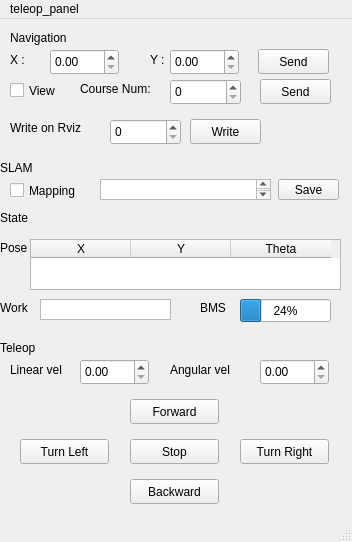
<?xml version="1.0" encoding="UTF-8"?>
<ui version="4.0">
 <class>qt_teleop</class>
 <widget class="QMainWindow" name="qt_teleop">
  <property name="geometry">
   <rect>
    <x>0</x>
    <y>0</y>
    <width>352</width>
    <height>542</height>
   </rect>
  </property>
  <property name="windowTitle">
   <string>qt_teleop</string>
  </property>
  <widget class="QWidget" name="centralwidget">
   <widget class="QLabel" name="X_label">
    <property name="geometry">
     <rect>
      <x>10</x>
      <y>30</y>
      <width>21</width>
      <height>21</height>
     </rect>
    </property>
    <property name="text">
     <string>X :</string>
    </property>
   </widget>
   <widget class="QDoubleSpinBox" name="X_doubleSpinBox">
    <property name="geometry">
     <rect>
      <x>50</x>
      <y>30</y>
      <width>69</width>
      <height>26</height>
     </rect>
    </property>
   </widget>
   <widget class="QLabel" name="Y_label">
    <property name="geometry">
     <rect>
      <x>150</x>
      <y>30</y>
      <width>21</width>
      <height>21</height>
     </rect>
    </property>
    <property name="text">
     <string>Y :</string>
    </property>
   </widget>
   <widget class="QDoubleSpinBox" name="Y_doubleSpinBox">
    <property name="geometry">
     <rect>
      <x>170</x>
      <y>30</y>
      <width>69</width>
      <height>26</height>
     </rect>
    </property>
   </widget>
   <widget class="QPushButton" name="Send_Button">
    <property name="geometry">
     <rect>
      <x>258</x>
      <y>30</y>
      <width>71</width>
      <height>25</height>
     </rect>
    </property>
    <property name="text">
     <string>Send</string>
    </property>
   </widget>
   <widget class="QPushButton" name="Up_Button">
    <property name="geometry">
     <rect>
      <x>130</x>
      <y>380</y>
      <width>89</width>
      <height>25</height>
     </rect>
    </property>
    <property name="text">
     <string>Forward</string>
    </property>
   </widget>
   <widget class="QPushButton" name="Stop_Button">
    <property name="geometry">
     <rect>
      <x>130</x>
      <y>420</y>
      <width>89</width>
      <height>25</height>
     </rect>
    </property>
    <property name="text">
     <string>Stop</string>
    </property>
   </widget>
   <widget class="QPushButton" name="Down_Button">
    <property name="geometry">
     <rect>
      <x>130</x>
      <y>460</y>
      <width>89</width>
      <height>25</height>
     </rect>
    </property>
    <property name="text">
     <string>Backward</string>
    </property>
   </widget>
   <widget class="QPushButton" name="Left_Button">
    <property name="geometry">
     <rect>
      <x>20</x>
      <y>420</y>
      <width>89</width>
      <height>25</height>
     </rect>
    </property>
    <property name="text">
     <string>Turn Left</string>
    </property>
   </widget>
   <widget class="QPushButton" name="RIght_Button">
    <property name="geometry">
     <rect>
      <x>240</x>
      <y>420</y>
      <width>89</width>
      <height>25</height>
     </rect>
    </property>
    <property name="text">
     <string>Turn Right</string>
    </property>
   </widget>
   <widget class="QDoubleSpinBox" name="Linear_doubleSpinBox">
    <property name="geometry">
     <rect>
      <x>80</x>
      <y>340</y>
      <width>69</width>
      <height>26</height>
     </rect>
    </property>
    <property name="maximum">
     <double>1.000000000000000</double>
    </property>
    <property name="singleStep">
     <double>0.010000000000000</double>
    </property>
   </widget>
   <widget class="QLabel" name="LInear_label">
    <property name="geometry">
     <rect>
      <x>10</x>
      <y>340</y>
      <width>67</width>
      <height>21</height>
     </rect>
    </property>
    <property name="text">
     <string>Linear vel</string>
    </property>
   </widget>
   <widget class="QLabel" name="Angular_label">
    <property name="geometry">
     <rect>
      <x>170</x>
      <y>340</y>
      <width>81</width>
      <height>21</height>
     </rect>
    </property>
    <property name="text">
     <string>Angular vel</string>
    </property>
   </widget>
   <widget class="QDoubleSpinBox" name="Angular_doubleSpinBox">
    <property name="geometry">
     <rect>
      <x>260</x>
      <y>340</y>
      <width>69</width>
      <height>26</height>
     </rect>
    </property>
    <property name="maximum">
     <double>1.000000000000000</double>
    </property>
    <property name="singleStep">
     <double>0.100000000000000</double>
    </property>
   </widget>
   <widget class="QLabel" name="label_2">
    <property name="geometry">
     <rect>
      <x>80</x>
      <y>60</y>
      <width>91</width>
      <height>20</height>
     </rect>
    </property>
    <property name="text">
     <string>Course Num: </string>
    </property>
   </widget>
   <widget class="QPushButton" name="Send_Button_3">
    <property name="geometry">
     <rect>
      <x>190</x>
      <y>100</y>
      <width>71</width>
      <height>25</height>
     </rect>
    </property>
    <property name="text">
     <string>Write</string>
    </property>
   </widget>
   <widget class="QLabel" name="label_3">
    <property name="geometry">
     <rect>
      <x>10</x>
      <y>100</y>
      <width>91</width>
      <height>17</height>
     </rect>
    </property>
    <property name="text">
     <string>Write on Rviz</string>
    </property>
   </widget>
   <widget class="QSpinBox" name="spinBox_2">
    <property name="geometry">
     <rect>
      <x>110</x>
      <y>100</y>
      <width>71</width>
      <height>26</height>
     </rect>
    </property>
   </widget>
   <widget class="QCheckBox" name="checkBox">
    <property name="geometry">
     <rect>
      <x>10</x>
      <y>60</y>
      <width>92</width>
      <height>23</height>
     </rect>
    </property>
    <property name="text">
     <string>View</string>
    </property>
   </widget>
   <widget class="QPushButton" name="Send_Button_2">
    <property name="geometry">
     <rect>
      <x>260</x>
      <y>60</y>
      <width>71</width>
      <height>25</height>
     </rect>
    </property>
    <property name="text">
     <string>Send</string>
    </property>
   </widget>
   <widget class="QSpinBox" name="spinBox_3">
    <property name="geometry">
     <rect>
      <x>170</x>
      <y>60</y>
      <width>71</width>
      <height>26</height>
     </rect>
    </property>
    <property name="maximum">
     <number>10000</number>
    </property>
   </widget>
   <widget class="QWidget" name="verticalLayoutWidget">
    <property name="geometry">
     <rect>
      <x>0</x>
      <y>30</y>
      <width>341</width>
      <height>101</height>
     </rect>
    </property>
    <layout class="QVBoxLayout" name="verticalLayout"/>
   </widget>
   <widget class="QLabel" name="label">
    <property name="geometry">
     <rect>
      <x>10</x>
      <y>10</y>
      <width>81</width>
      <height>17</height>
     </rect>
    </property>
    <property name="text">
     <string>Navigation</string>
    </property>
   </widget>
   <widget class="QLabel" name="label_4">
    <property name="geometry">
     <rect>
      <x>0</x>
      <y>140</y>
      <width>41</width>
      <height>17</height>
     </rect>
    </property>
    <property name="text">
     <string>SLAM</string>
    </property>
   </widget>
   <widget class="QWidget" name="verticalLayoutWidget_2">
    <property name="geometry">
     <rect>
      <x>0</x>
      <y>160</y>
      <width>341</width>
      <height>21</height>
     </rect>
    </property>
    <layout class="QVBoxLayout" name="verticalLayout_2"/>
   </widget>
   <widget class="QCheckBox" name="checkBox_2">
    <property name="geometry">
     <rect>
      <x>10</x>
      <y>160</y>
      <width>81</width>
      <height>23</height>
     </rect>
    </property>
    <property name="text">
     <string>Mapping</string>
    </property>
   </widget>
   <widget class="QPlainTextEdit" name="plainTextEdit">
    <property name="geometry">
     <rect>
      <x>100</x>
      <y>160</y>
      <width>171</width>
      <height>21</height>
     </rect>
    </property>
    <property name="tabStopDistance">
     <double>100.000000000000000</double>
    </property>
   </widget>
   <widget class="QPushButton" name="pushButton">
    <property name="geometry">
     <rect>
      <x>278</x>
      <y>160</y>
      <width>61</width>
      <height>21</height>
     </rect>
    </property>
    <property name="text">
     <string>Save</string>
    </property>
   </widget>
   <widget class="QLabel" name="label_5">
    <property name="geometry">
     <rect>
      <x>0</x>
      <y>190</y>
      <width>41</width>
      <height>17</height>
     </rect>
    </property>
    <property name="text">
     <string>State</string>
    </property>
   </widget>
   <widget class="QWidget" name="verticalLayoutWidget_3">
    <property name="geometry">
     <rect>
      <x>0</x>
      <y>210</y>
      <width>341</width>
      <height>101</height>
     </rect>
    </property>
    <layout class="QVBoxLayout" name="verticalLayout_3"/>
   </widget>
   <widget class="QProgressBar" name="progressBar">
    <property name="geometry">
     <rect>
      <x>240</x>
      <y>280</y>
      <width>91</width>
      <height>23</height>
     </rect>
    </property>
    <property name="value">
     <number>24</number>
    </property>
   </widget>
   <widget class="QTableWidget" name="tableWidget">
    <property name="geometry">
     <rect>
      <x>30</x>
      <y>220</y>
      <width>311</width>
      <height>51</height>
     </rect>
    </property>
    <column>
     <property name="text">
      <string>X</string>
     </property>
     <property name="font">
      <font>
       <kerning>true</kerning>
      </font>
     </property>
     <property name="textAlignment">
      <set>AlignCenter</set>
     </property>
    </column>
    <column>
     <property name="text">
      <string>Y</string>
     </property>
    </column>
    <column>
     <property name="text">
      <string>Theta</string>
     </property>
    </column>
   </widget>
   <widget class="QLabel" name="label_6">
    <property name="geometry">
     <rect>
      <x>0</x>
      <y>220</y>
      <width>31</width>
      <height>17</height>
     </rect>
    </property>
    <property name="text">
     <string>Pose</string>
    </property>
   </widget>
   <widget class="QLabel" name="label_7">
    <property name="geometry">
     <rect>
      <x>200</x>
      <y>280</y>
      <width>41</width>
      <height>17</height>
     </rect>
    </property>
    <property name="text">
     <string>BMS</string>
    </property>
   </widget>
   <widget class="QLabel" name="label_8">
    <property name="geometry">
     <rect>
      <x>0</x>
      <y>280</y>
      <width>41</width>
      <height>17</height>
     </rect>
    </property>
    <property name="text">
     <string>Work</string>
    </property>
   </widget>
   <widget class="QListView" name="listView">
    <property name="geometry">
     <rect>
      <x>40</x>
      <y>280</y>
      <width>131</width>
      <height>21</height>
     </rect>
    </property>
    <property name="viewMode">
     <enum>QListView::ListMode</enum>
    </property>
   </widget>
   <widget class="QWidget" name="verticalLayoutWidget_4">
    <property name="geometry">
     <rect>
      <x>0</x>
      <y>340</y>
      <width>341</width>
      <height>151</height>
     </rect>
    </property>
    <layout class="QVBoxLayout" name="verticalLayout_4"/>
   </widget>
   <widget class="QLabel" name="label_9">
    <property name="geometry">
     <rect>
      <x>0</x>
      <y>320</y>
      <width>51</width>
      <height>17</height>
     </rect>
    </property>
    <property name="text">
     <string>Teleop</string>
    </property>
   </widget>
  </widget>
  <widget class="QStatusBar" name="statusbar"/>
  <widget class="QMenuBar" name="menubar">
   <property name="geometry">
    <rect>
     <x>0</x>
     <y>0</y>
     <width>352</width>
     <height>22</height>
    </rect>
   </property>
   <widget class="QMenu" name="menuteleop_panel">
    <property name="title">
     <string>teleop_panel</string>
    </property>
   </widget>
   <addaction name="menuteleop_panel"/>
  </widget>
 </widget>
 <resources/>
 <connections/>
</ui>
